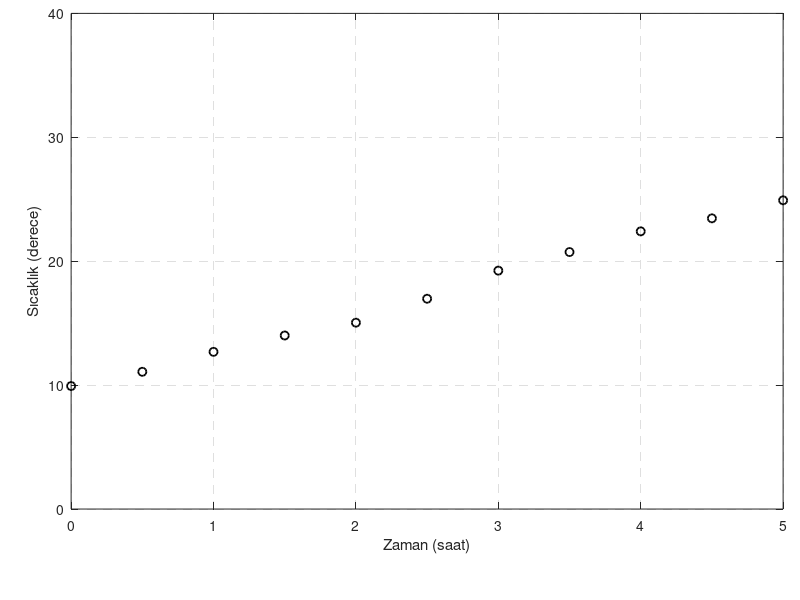

Reproduce this figure in MATLAB.
clear all; close all; clc;
astar = 3; bstar = 10;
x = [0:0.5:5]';
t = (astar*x + bstar) + (2*rand(length(x),1)-1);

figure(1); set(gcf,'position',[590,188,498,300]);
plot(x,t,'ko','linewidth',1.3);
grid on; set(gca,'gridlinestyle','--');
set(gca,'position',[0.0889 0.1516 0.8900 0.8261]);
xlabel('Zaman (saat)');
ylabel('Sıcaklık (derece)');
axis([x(1) x(end) 0 40]);